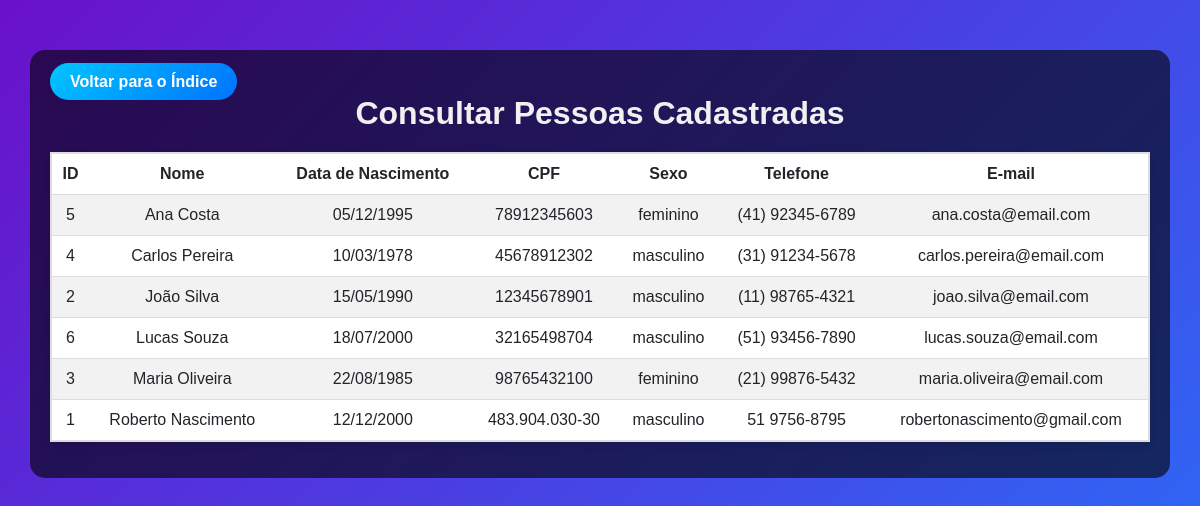
Page /consultas/consultar_pessoas.php on the committed database.
### tables this page shows
CREATE TABLE `pessoas` (
  `id` int(11) NOT NULL,
  `nome` varchar(255) NOT NULL,
  `data_nascimento` date NOT NULL,
  `cpf` varchar(14) NOT NULL,
  `sexo` enum('masculino','feminino') NOT NULL,
  `telefone` varchar(20) DEFAULT NULL,
  `email` varchar(255) DEFAULT NULL,
  `endereco` varchar(255) NOT NULL,
  `cidade` varchar(100) NOT NULL,
  `estado` varchar(50) NOT NULL,
  `cep` varchar(20) NOT NULL,
  `criado_em` timestamp NOT NULL DEFAULT current_timestamp()
);

### consultas/consultar_pessoas.php (the view, shortened to what this page needs)
<?php
$host = 'localhost';
$dbname = 'seu_banco_de_dados';
$username = 'root';
$password = '';
try {
    $pdo = new PDO("mysql:host=$host;dbname=$dbname;charset=utf8", $username, $password);
    $pdo->setAttribute(PDO::ATTR_ERRMODE, PDO::ERRMODE_EXCEPTION);
} catch (PDOException $e) {
    die('<p style="color:red;">Erro de conexão com o banco de dados.</p>');
}
try {
    $sql = "SELECT id, nome, data_nascimento, cpf, sexo, telefone, email FROM pessoas ORDER BY nome ASC";
    $stmt = $pdo->query($sql);
    $pessoas = $stmt->fetchAll(PDO::FETCH_ASSOC);
} catch (PDOException $e) {
    die('<p style="color:red;">Erro ao buscar os dados das pessoas.</p>');
}
?>
<!DOCTYPE html>
<html lang="pt-br">
<head>
    <link href="https://cdn.jsdelivr.net/npm/bootstrap@5.3.0-alpha1/dist/css/bootstrap.min.css" rel="stylesheet">
</head>
<body>
<div class="container">
<a href="/cadastro_imoveis/index.php" class="btn-back mb-3">Voltar para o Índice</a>
    <h2 class="text-center">Consultar Pessoas Cadastradas</h2>
    <?php if (!empty($pessoas)): ?>
        <table class="table table-striped table-hover">
            <thead>
                <tr>
                    <th>ID</th>
                    <th>Nome</th>
                    <th>Data de Nascimento</th>
                    <th>CPF</th>
                    <th>Sexo</th>
                    <th>Telefone</th>
                    <th>E-mail</th>
                </tr>
            </thead>
            <tbody>
                <?php foreach ($pessoas as $pessoa): ?>
                    <tr>
                        <td><?= htmlspecialchars($pessoa['id']); ?></td>
                        <td><?= htmlspecialchars($pessoa['nome']); ?></td>
                        <td><?= date('d/m/Y', strtotime($pessoa['data_nascimento'])); ?></td>
                        <td><?= htmlspecialchars($pessoa['cpf']); ?></td>
                        <td><?= htmlspecialchars($pessoa['sexo']); ?></td>
                        <td><?= htmlspecialchars($pessoa['telefone']); ?></td>
                        <td><?= htmlspecialchars($pessoa['email']); ?></td>
                    </tr>
                <?php endforeach; ?>
            </tbody>
        </table>
    <?php else: ?>
        <p class="text-center text-danger">Nenhuma pessoa cadastrada.</p>
    <?php endif; ?>
</div>
</body>
</html>

### consultas/consultar_pessoas.php (style rules this page uses)
body { font-family: 'Arial', sans-serif; background: linear-gradient(135deg, #6a11cb 0%, #2575fc 100%); color: #fff; min-height: 100vh; }
.container { margin-top: 50px; padding: 20px; background-color: rgba(0, 0, 0, 0.6); border-radius: 15px; }
h2 { font-size: 2rem; font-weight: 600; color: #f0f0f0; margin-bottom: 20px; }
.table th, .table td { text-align: center; }
.table { border: 2px solid #ddd; border-radius: 10px; box-shadow: 0 4px 10px rgba(0, 0, 0, 0.1); margin-top: 20px; }
.table thead { background-color: #4c6ef5; color: #fff; }
.table tbody tr:nth-child(even) { background-color: #f2f2f2; }
.table tbody tr:nth-child(odd) { background-color: #e9efff; }
.btn-back { background: linear-gradient(135deg, #00c6ff, #0072ff); color: white; padding: 10px 20px; border-radius: 50px; font-weight: bold; text-decoration: none; transition: transform 0.3s ease-in-out; }

### rows in the picture
pessoas: id "5", nome "Ana Costa", data_nascimento "05/12/1995", cpf "78912345603", sexo "feminino", telefone "(41) 92345-6789", email "ana.costa@email.com"
pessoas: id "4", nome "Carlos Pereira", data_nascimento "10/03/1978", cpf "45678912302", sexo "masculino", telefone "(31) 91234-5678", email "carlos.pereira@email.com"
pessoas: id "2", nome "João Silva", data_nascimento "15/05/1990", cpf "12345678901", sexo "masculino", telefone "(11) 98765-4321", email "joao.silva@email.com"
pessoas: id "6", nome "Lucas Souza", data_nascimento "18/07/2000", cpf "32165498704", sexo "masculino", telefone "(51) 93456-7890", email "lucas.souza@email.com"
pessoas: id "3", nome "Maria Oliveira", data_nascimento "22/08/1985", cpf "98765432100", sexo "feminino", telefone "(21) 99876-5432", email "maria.oliveira@email.com"
pessoas: id "1", nome "Roberto Nascimento", data_nascimento "12/12/2000", cpf "483.904.030-30", sexo "masculino", telefone "51 9756-8795", email "robertonascimento@gmail.com"
